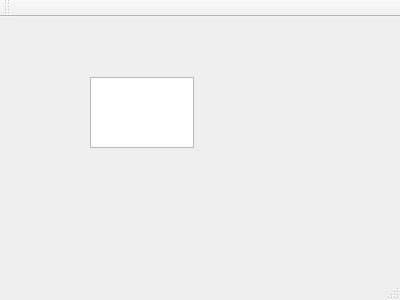
<?xml version="1.0" encoding="UTF-8"?>
<ui version="4.0">
 <class>MainWindow</class>
 <widget class="QMainWindow" name="MainWindow">
  <property name="geometry">
   <rect>
    <x>0</x>
    <y>0</y>
    <width>400</width>
    <height>300</height>
   </rect>
  </property>
  <property name="windowTitle">
   <string>MainWindow</string>
  </property>
  <widget class="QWidget" name="centralWidget">
   <widget class="QTextEdit" name="textEdit">
    <property name="geometry">
     <rect>
      <x>90</x>
      <y>60</y>
      <width>104</width>
      <height>71</height>
     </rect>
    </property>
   </widget>
  </widget>
  <widget class="QMenuBar" name="menuBar">
   <property name="geometry">
    <rect>
     <x>0</x>
     <y>0</y>
     <width>400</width>
     <height>21</height>
    </rect>
   </property>
  </widget>
  <widget class="QToolBar" name="mainToolBar">
   <attribute name="toolBarArea">
    <enum>TopToolBarArea</enum>
   </attribute>
   <attribute name="toolBarBreak">
    <bool>false</bool>
   </attribute>
  </widget>
  <widget class="QStatusBar" name="statusBar"/>
 </widget>
 <layoutdefault spacing="6" margin="11"/>
 <resources/>
 <connections/>
</ui>
